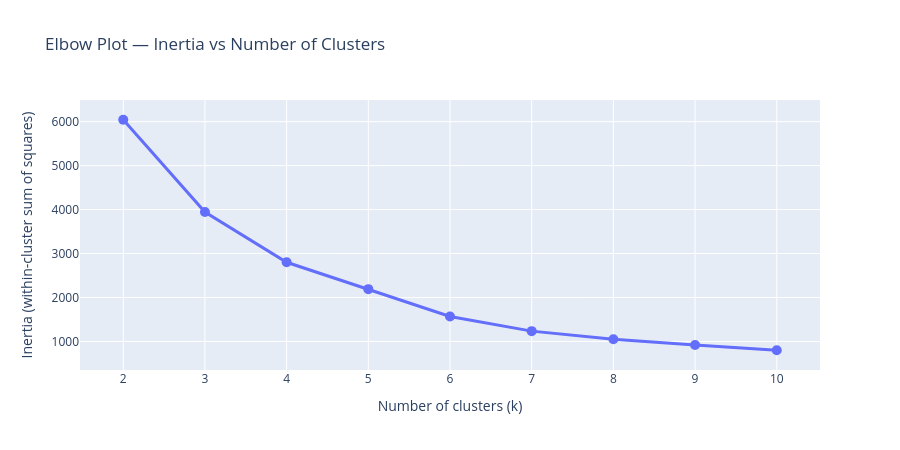

Notebook cell for this chart:
### Markdown cell above
### Determine the Optimal Number of Clusters Using the Elbow Method

**1. Evaluate Different Numbers of Clusters**

Test values of *k* ranging from 2 to 10. For each value, fit a K-Means clustering model and record its inertia.

**2. Understanding Inertia**

Inertia measures how closely customers are grouped around the centre of their assigned clusters. In this project, it indicates how similar customers are to others within the same segment based on their Recency, Frequency, and Monetary values.

A **lower inertia** means customers are generally closer to their assigned cluster centres. However, inertia naturally decreases as the number of clusters increases, so the lowest inertia does not necessarily indicate the most suitable model.

**3. Generate and Interpret the Elbow Plot**

Use Plotly to visualise the relationship between the number of clusters (*k*) on the x-axis and inertia on the y-axis.

- **Look for the elbow:** Identify the point where the curve changes from a steep decline to a more gradual decline.
- **Before the elbow:** Adding clusters substantially reduces inertia, meaning customers are being grouped more closely.
- **After the elbow:** Adding more clusters produces smaller improvements in customer grouping while increasing the complexity of the segmentation.

**4. Select the Optimal Number of Clusters**

The point where the curve begins to flatten is a potential choice for the optimal number of clusters. For example, if the curve bends around *k* = 4, four customer segments may provide a reasonable balance between compact clusters and model simplicity.

The elbow is a guide rather than a guaranteed answer. Confirm the selection by considering the silhouette score, the sizes of the resulting customer segments, and whether the segments have meaningful business interpretations.

### Code cell
k_range = range(2, 11)
inertias = []

for k in k_range:
    km = KMeans(n_clusters=k, random_state=RANDOM_STATE, n_init=10)
    km.fit(X_scaled)
    inertias.append(km.inertia_)

fig = go.Figure()
fig.add_trace(go.Scatter(
    x=list(k_range), y=inertias,
    mode="lines+markers",
    marker=dict(size=10),
    line=dict(width=3),
    hovertemplate="k = %{x}<br>Inertia = %{y:,.0f}<extra></extra>",
))
fig.update_layout(
    title="Elbow Plot — Inertia vs Number of Clusters",
    xaxis_title="Number of clusters (k)",
    yaxis_title="Inertia (within-cluster sum of squares)",
    height=450,
)
fig.show()

### Figure 1 — Plotly figure (JSON) as saved in the notebook; plotly's stock layout.template omitted (floating-point values rounded to 4 significant figures)
{"data": [{"hovertemplate": "k = %{x}<br>Inertia = %{y:,.0f}<extra></extra>", "line": {"width": 3}, "marker": {"size": 10}, "mode": "lines+markers", "type": "scatter", "x": [2, 3, 4, 5, 6, 7, 8, 9, 10], "y": [6043.0, 3945.0, 2802.0, 2190.0, 1568.0, 1235.0, 1049.0, 921.1, 800.6]}], "layout": {"height": 450, "title": {"text": "Elbow Plot — Inertia vs Number of Clusters"}, "xaxis": {"title": {"text": "Number of clusters (k)"}}, "yaxis": {"title": {"text": "Inertia (within-cluster sum of squares)"}}}}
